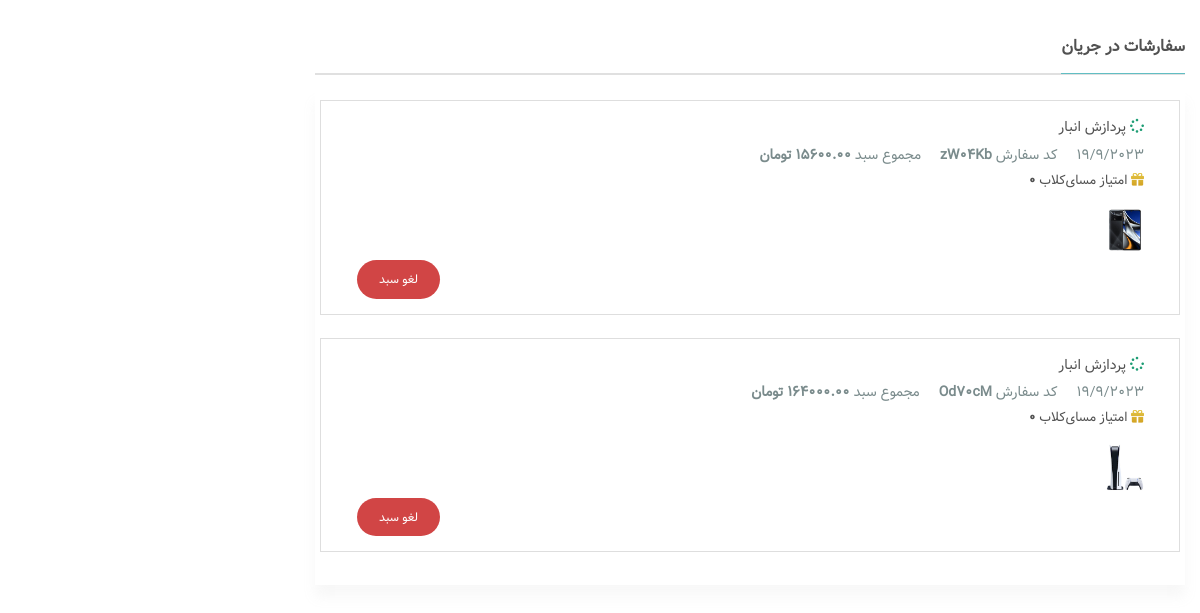
The page /accounts/current_order/ (signed in) on the database as committed earlier.
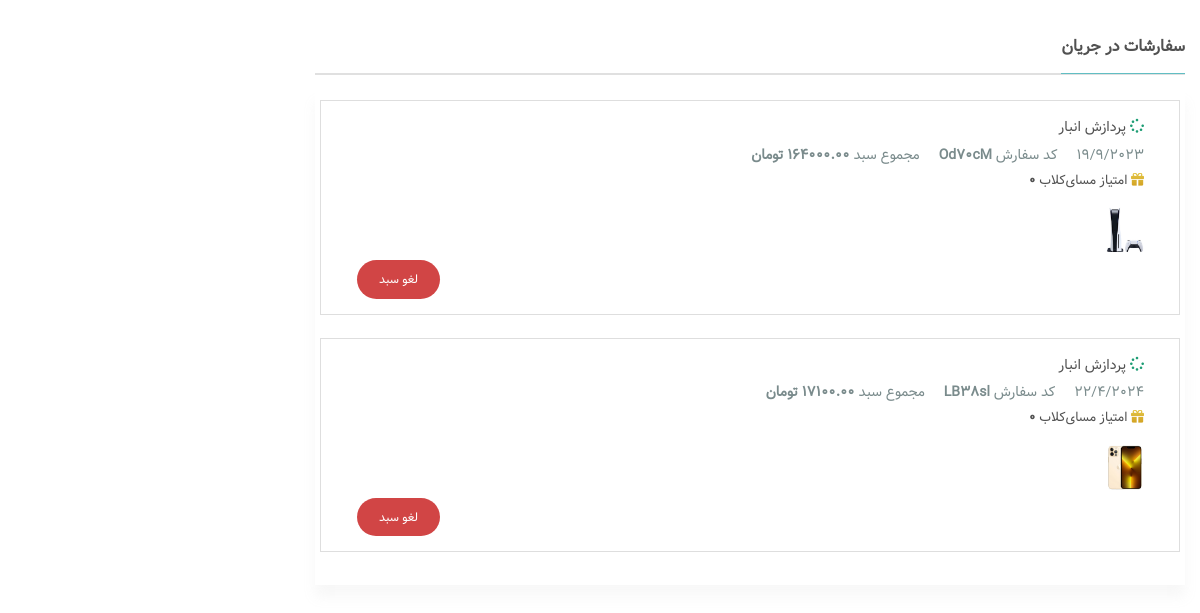
The same page on the database as committed later.
### cart/models.py (models this page shows, shortened)
class Order(models.Model):
    ORDER_STATUS_CHOICES = (
        ('not_paid' , 'پرداخت نشده'),
        ('in_proccesing' , 'در حال پردازش انبار'),
        ('sended' , 'خروج از انبار'),
        ('delivered' , 'تحویل داده شد'),
        ('cancelled' , 'لغو شده'),
    )
    shopping_id = models.SlugField(unique=True, blank=True,null=True,db_index=True)
    profile = models.ForeignKey('account.Profile',on_delete=models.CASCADE)
    first_name = models.CharField(max_length=250,null=True,blank=True)
    last_name = models.CharField(max_length=250,null=True,blank=True)
    address = models.TextField(null=True,blank=True)
    phone_number = models.CharField(max_length=15,validators=[validate_phone_number],null=True,blank=True)
    zip_code = models.CharField(max_length=30,null=True)
    national_code = models.CharField(max_length=10,null=True)
    paid_amount = models.DecimalField(max_digits=8,decimal_places=2,blank=True,null=True)
    order_status = models.CharField(max_length=20,choices=ORDER_STATUS_CHOICES,default='not_paid')
    payment_date = models.DateTimeField(null=True,blank=True)

class OrderItem(models.Model):
    order = models.ForeignKey(Order,on_delete=models.CASCADE)
    product = models.ForeignKey('product.Product',on_delete=models.CASCADE)
    price = models.DecimalField(max_digits=8,decimal_places=2,blank=True,null=True)
    quantity = models.IntegerField()

### product/models.py (models this page shows, shortened)
class Product(models.Model):
    COLOR_PALETTE = [
        ("#FFFFFF", "white", ),
        ("#000000", "black", ),
        ("#0000ff", "blue", ),
        ("#ffd800", "yellow", ),
        ("#ff0000", "red", ),
    ]
    name = models.CharField(max_length=450,verbose_name='نام محصول')
    image = models.ImageField(verbose_name="عکس محصول")
    alt = models.CharField(max_length=100,verbose_name='توضیح عکس',null=True,blank=True,default='image')
    category = models.ForeignKey(Category,on_delete=models.PROTECT)
    brand = models.ForeignKey("home.Brand",on_delete=models.PROTECT)
    count = models.PositiveIntegerField()
    price = models.PositiveIntegerField()
    color = ColorField(samples=COLOR_PALETTE,null=True)
    discount = models.IntegerField(default=0,validators=[MaxValueValidator(100),MinValueValidator(0)],verbose_name='درصد تخفیف')
    sales_number = models.IntegerField(default=0)
    specification = models.JSONField(null=True)
    description = models.TextField()
    created_date = models.DateTimeField(auto_now_add=True)
    updated_date = models.DateTimeField(auto_now=True,null=True)
    is_special = models.BooleanField(default=False)
    is_show = models.BooleanField(default=True)

### account/views.py (the view)
# urls.py: path('current_order/',views.current_order_view,name="current_order"),
@login_required
def current_order_view(request):
    profile = Profile.objects.get(user=request.user)
    orders = Order.objects.filter(Q(profile=profile) & (Q(order_status='in_proccesing')|Q(order_status='sended')))
    context = {
        'orders' : orders ,
    }
    return render(request,'profile/order-current.html',context)

### templates/profile/order-current.html (shortened to what this page needs)
﻿{% extends 'base.html' %}
{% load static %}
{% load render_partial %}
{% block body %}
<main class="order-delivered default space-top-30">
    <div class="container">
        <div class="row">
            <div class="col-xl-9 col-lg-8 col-md-12 order-2">
                <div class="row">
                    <div class="col-lg-12">
                        <header class="card-header">
                            <h3 class="card-title"><span>سفارشات در جریان</span></h3>
                        </header>
                        <div class="content-section default">
                            <div class="row">
                                {% for order in orders %}
                                <div class="col-md-12 col-sm-12 order_delivered_sec">
                                    <div class="profile-recent-fav-row">
                                        <div class="col-12">
                                            <h4 class="profile-recent-fav-name">
                                                {% if order.order_status == 'in_proccesing' %}
                                                <i class="fa fa-spinner" aria-hidden="true"></i> پردازش انبار
                                                {% elif order.order_status == 'sended' %}
                                                <i class="fa fa-truck" aria-hidden="true"></i> خروج از انبار
                                                {% endif %}
                                            </h4>
                                            <ul>
                                                <li>
                                                    {{order.payment_date.day}}/{{order.payment_date.month}}/{{order.payment_date.year}}
                                                </li>
                                                <li>
                                                    کد سفارش <b>{{order.shopping_id}}</b>
                                                </li>
                                                <li>
                                                    مجموع سبد <b>{{order.paid_amount}} تومان</b>
                                                </li>
                                            </ul>
                                            <h4 class="profile-recent-Club">
                                                <i class="fa fa-gift" aria-hidden="true"></i> امتیاز مسای‌کلاب <b>0</b>
                                            </h4>
                                        </div>
                                        <div class="col-12">
                                            <div class="row">
                                                {% for orderitem in order.orderitem_set.all %}
                                                <div class="col-4 col-lg-1 col-md-1">
                                                    <img src="{{orderitem.product.image.url}}">
                                                </div>
                                                {% endfor %}
                                            </div>
                                        </div>
                                        <div class="col-12 text-left">
                                            {% if order.order_status == 'in_proccesing' %}
                                            <a class="btn btn-error-masai">لغو سبد</a>
                                            {% elif order.order_status == 'sended' %}
                                            <a class="btn btn-second-masai">به دست شما رسید؟</a>
                                            {% endif %}
                                        </div>
                                    </div>
                                </div>
                                {% endfor %}
                            </div>
                        </div>
                    </div>
                </div>
            </div>
        </div>
    </div>
</main>
{% endblock body %}

Rows that differ between the two databases and show on the page:
no longer on this page (row edited): Order: order_status "in_proccesing" (drawn), payment_date.day "19", payment_date.month "9", payment_date.year "2023", shopping_id "zW04Kb", paid_amount "15600.00"
no longer on this page (row unchanged): OrderItem: product.image (picture), shown under "19"
added Order: order_status "in_proccesing" (drawn), payment_date.day "22", payment_date.month "4", payment_date.year "2024", shopping_id "LB38sl", paid_amount "17100.00"
added OrderItem: product.image (picture), shown under "22"
